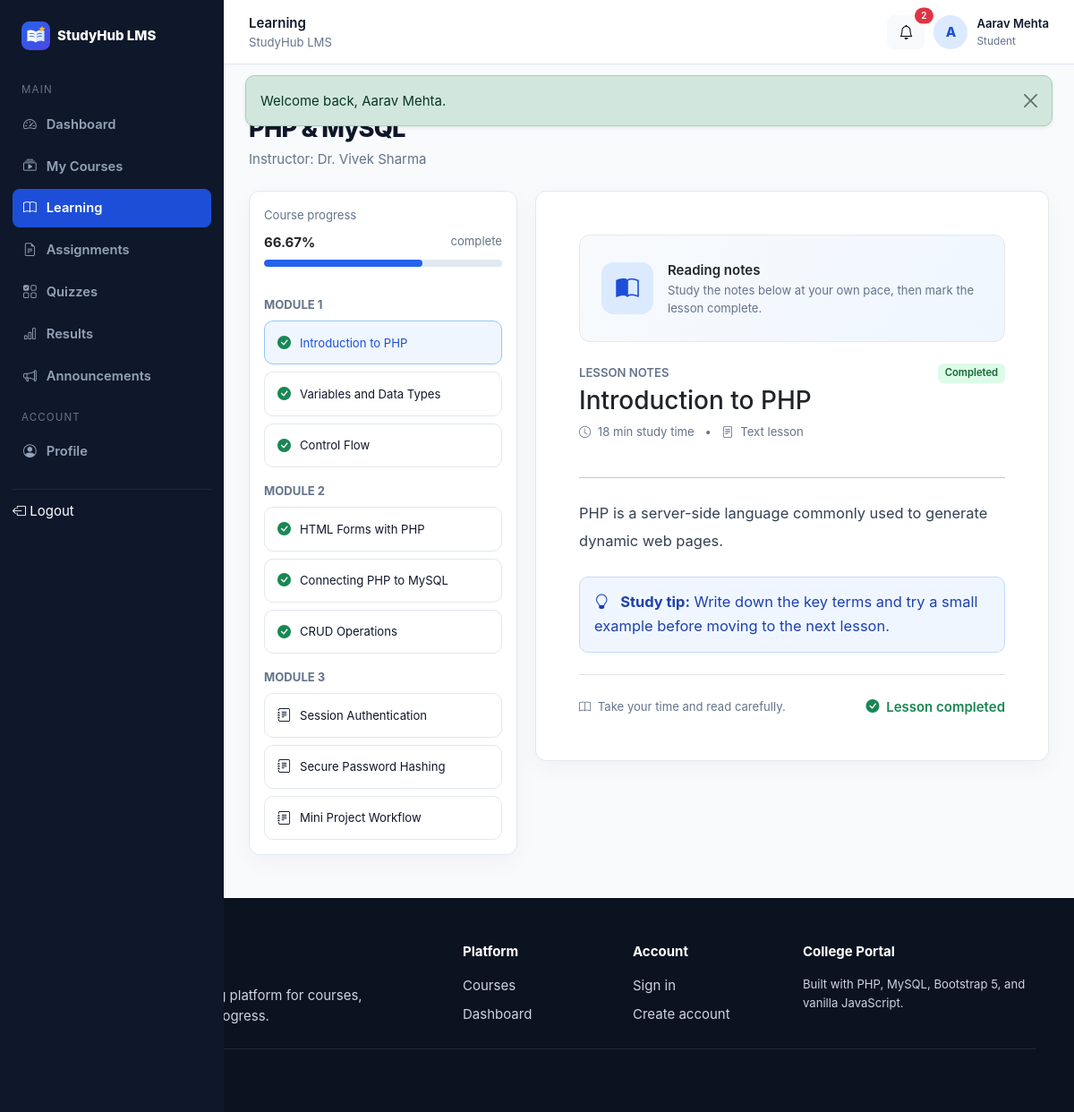
Page /student/learning.php?course_id=1 (signed in) on the committed database.
### tables this page shows
CREATE TABLE users (
  id INT UNSIGNED AUTO_INCREMENT PRIMARY KEY,
    
  full_name VARCHAR(120) NOT NULL,
    
  email VARCHAR(190) NOT NULL UNIQUE,
    
  password_hash VARCHAR(255) NOT NULL,
    
  role ENUM('admin',
    'teacher',
    'student') NOT NULL DEFAULT 'student',
    
  status ENUM('active',
    'inactive',
    'pending') NOT NULL DEFAULT 'active',
    
  enrollment_no VARCHAR(50) NULL UNIQUE,
    
  department VARCHAR(120) NULL,
    
  semester TINYINT UNSIGNED NULL,
    
  phone VARCHAR(20) NULL,
    
  bio TEXT NULL,
    
  avatar VARCHAR(255) NULL,
    
  created_at TIMESTAMP DEFAULT CURRENT_TIMESTAMP,
    
  updated_at TIMESTAMP DEFAULT CURRENT_TIMESTAMP ON
UPDATE CURRENT_TIMESTAMP
);

CREATE TABLE enrollments (
  id INT UNSIGNED AUTO_INCREMENT PRIMARY KEY,
    
  student_id INT UNSIGNED NOT NULL,
    
  course_id INT UNSIGNED NOT NULL,
    
  progress_percent DECIMAL(5,
    2) DEFAULT 0,
    
  enrolled_at TIMESTAMP DEFAULT CURRENT_TIMESTAMP,
    
  UNIQUE KEY uq_enrollment(student_id,
    course_id),
    
  CONSTRAINT fk_enroll_student FOREIGN KEY (student_id) REFERENCES users(id) ON DELETE CASCADE,
    
  CONSTRAINT fk_enroll_course FOREIGN KEY (course_id) REFERENCES courses(id) ON DELETE CASCADE
);

CREATE TABLE courses (
  id INT UNSIGNED AUTO_INCREMENT PRIMARY KEY,
    
  teacher_id INT UNSIGNED NOT NULL,
    
  category_id INT UNSIGNED NULL,
    
  title VARCHAR(180) NOT NULL,
    
  short_description VARCHAR(255) NULL,
    
  description TEXT NULL,
    
  thumbnail VARCHAR(255) NULL,
    
  level ENUM('Beginner',
    'Intermediate',
    'Advanced') DEFAULT 'Beginner',
    
  duration_hours DECIMAL(5,
    1) DEFAULT 0,
    
  status ENUM('draft',
    'published',
    'pending') DEFAULT 'draft',
    
  created_at TIMESTAMP DEFAULT CURRENT_TIMESTAMP,
    
  updated_at TIMESTAMP DEFAULT CURRENT_TIMESTAMP ON
UPDATE CURRENT_TIMESTAMP,
    
  CONSTRAINT fk_courses_teacher FOREIGN KEY (teacher_id) REFERENCES users(id) ON DELETE CASCADE,
    
  CONSTRAINT fk_courses_category FOREIGN KEY (category_id) REFERENCES categories(id) ON DELETE
SET NULL,
    
  INDEX idx_courses_status(status),
    INDEX idx_courses_teacher(teacher_id)
);

CREATE TABLE course_modules (
  id INT UNSIGNED AUTO_INCREMENT PRIMARY KEY,
    
  course_id INT UNSIGNED NOT NULL,
    
  title VARCHAR(180) NOT NULL,
    
  sort_order INT DEFAULT 0,
    
  CONSTRAINT fk_modules_course FOREIGN KEY (course_id) REFERENCES courses(id) ON DELETE CASCADE
);

CREATE TABLE lectures (
  id INT UNSIGNED AUTO_INCREMENT PRIMARY KEY,
    
  module_id INT UNSIGNED NOT NULL,
    
  title VARCHAR(180) NOT NULL,
    
  lesson_type ENUM('video',
    'article',
    'pdf',
    'link') DEFAULT 'article',
    
  content TEXT NULL,
    
  file_path VARCHAR(255) NULL,
    
  duration_minutes INT DEFAULT 0,
    
  sort_order INT DEFAULT 0,
    
  CONSTRAINT fk_lectures_module FOREIGN KEY (module_id) REFERENCES course_modules(id) ON DELETE CASCADE
);

### student/learning.php (the view, shortened to what this page needs)
<?php
$pageTitle = 'Learning';
require_once __DIR__ . '/../includes/auth.php';
require_role('student');
require_once __DIR__ . '/../includes/ui.php';
$id = (int) user()['id'];
$courseId = (int) ($_GET['course_id'] ?? 0);
$st = $pdo->prepare('SELECT c.*, u.full_name teacher, e.progress_percent FROM enrollments e JOIN courses c ON c.id=e.course_id JOIN users u ON u.id=c.teacher_id WHERE e.student_id=? AND c.id=?');
$st->execute([$id, $courseId]);
$course = $st->fetch();
$mods = $pdo->prepare('SELECT * FROM course_modules WHERE course_id=? ORDER BY sort_order,id');
$mods->execute([$courseId]);
$modules = $mods->fetchAll();
$allLectures = [];
foreach ($modules as &$m) {
    $ls = $pdo->prepare('SELECT l.*, COALESCE(lp.completed,0) completed FROM lectures l LEFT JOIN lesson_progress lp ON lp.lecture_id=l.id AND lp.student_id=? WHERE l.module_id=? ORDER BY l.sort_order,l.id');
    $ls->execute([$id, $m['id']]);
    $m['lectures'] = $ls->fetchAll();
    foreach ($m['lectures'] as $l) $allLectures[] = $l;
}
$lessonId = (int) ($_GET['lesson'] ?? ($allLectures[0]['id'] ?? 0));
$lesson = null;
foreach ($allLectures as $l) {
    if ((int) $l['id'] === $lessonId) {
        $lesson = $l;
        break;
    }
}
include __DIR__ . '/../includes/app_start.php';
?>
<div class="page-header">
  <div>
<div class="section-kicker mb-2">Now learning</div>
<h1><?= e($course['title'])?></h1>
<p>Instructor: <?= e($course['teacher'])?></p>
</div>
  <a class="btn btn-light" href="../course-details.php?id=<?= $courseId?>">Course details</a>
</div>
<div class="learning-layout">
  <aside class="module-nav">
    <div class="card p-3">
      <div class="small text-muted mb-2">Course progress</div>
      <div class="d-flex justify-content-between mb-2">
<strong><?= e((string) $course['progress_percent'])?>%</strong>
<span class="small text-muted">complete</span>
</div>
      <div class="progress mb-3">
<div class="progress-bar" style="width:<?= min(100, (float) $course['progress_percent'])?>%">
</div>
</div>
<?php
foreach ($modules as $m):?>
        <div class="small text-uppercase text-muted fw-bold mt-3 mb-2">Module <?= e($m['sort_order'])?></div>
<?php
foreach ($m['lectures'] as $l):?>
          <a class="module-item <?= ((int) $l['id'] === $lessonId ? 'active' : '')?>" href="learning.php?course_id=<?= $courseId?>&lesson=<?= $l['id']?>">
            <i class="bi bi-<?= $l['completed'] ? 'check-circle-fill text-success' : 'journal-text'?>">
</i>
<span class="small"><?= e($l['title'])?></span>
          </a>
<?php
endforeach;
?>
      <?php
endforeach;
?>
    </div>
  </aside>
  <section>
    <div class="card p-4 p-lg-5 reading-lesson-card">
      <div class="reading-banner mb-4">
        <div class="d-flex align-items-center gap-3">
          <div class="reading-icon">
<i class="bi bi-book-half">
</i>
</div>
          <div>
<div class="fw-semibold">Reading notes</div>
<div class="small text-muted">Study the notes below at your own pace, then mark the lesson complete.</div>
</div>
        </div>
      </div>
      <?php
if ($lesson):?>
        <div class="d-flex justify-content-between align-items-start gap-3 mb-3">
          <div>
<div class="small text-muted text-uppercase fw-semibold">Lesson notes</div>
<h2 class="h3 mt-1 mb-2"><?= e($lesson['title'])?></h2>
<div class="small text-muted">
<i class="bi bi-clock me-1">
</i><?= (int) ($lesson['duration_minutes'] ?? 0)?> min study time <span class="mx-2">•</span>
<i class="bi bi-file-text me-1">
</i>Text lesson</div>
</div>
<?php
if ($lesson['completed']):?><?= badgeSoft('Completed', 'success')?>
<?php
endif;
?>
        </div>
        <hr class="my-4">
        <article class="reading-content">
<?php
$noteText = trim((string) ($lesson['content'] ?? ''));
$paragraphs = preg_split('/\R\s*\R/', $noteText);
foreach ($paragraphs as $paragraph):
if (trim($paragraph) !== ''):?><p><?= nl2br(e(trim($paragraph)))?></p>
<?php
endif;
endforeach;
?>
          <div class="reading-tip mt-4">
<i class="bi bi-lightbulb me-2">
</i>
<strong>Study tip:</strong> Write down the key terms and try a small example before moving to the next lesson.</div>
        </article>
        <div class="d-flex flex-wrap justify-content-between align-items-center gap-2 border-top pt-4 mt-4">
          <span class="small text-muted">
<i class="bi bi-book me-1">
</i>Take your time and read carefully.</span>
<?php
if (!$lesson['completed']):?>
            <form method="post"><?= csrf_input()?><input type="hidden" name="action" value="complete">
<input type="hidden" name="lecture_id" value="<?= $lesson['id']?>">
<button class="btn btn-primary">
<i class="bi bi-check2-circle me-1">
</i>Mark as complete</button>
</form>
<?php
else:?>
            <span class="text-success fw-semibold">
<i class="bi bi-check-circle-fill me-1">
</i>Lesson completed</span>
<?php
endif;
?>
        </div>
<?php
endif;
?>
    </div>
  </section>
</div>
<?php
include __DIR__ . '/../includes/app_end.php';
?>

### includes/topbar.php (shortened to what this page needs)
<?php
$unreadStmt = $pdo->prepare('SELECT COUNT(*) FROM notifications WHERE user_id=? AND is_read=0');
$unreadStmt->execute([(int)$me['id']]);
$unread = (int)$unreadStmt->fetchColumn();
?>
<header class="app-topbar">
  <div class="d-flex align-items-center gap-3">
<div>
<div class="fw-semibold d-none d-md-block"><?= e($pageTitle)?></div>
<div class="small text-muted d-none d-md-block">StudyHub LMS</div>
</div>
</div>
  <div class="topbar-user">
<a class="btn btn-light position-relative" title="Announcements" href="announcements.php">
<i class="bi bi-bell">
</i>
<?php
if($unread>0):?><span class="position-absolute top-0 start-100 translate-middle badge rounded-pill bg-danger" style="font-size:.62rem"><?= $unread?></span>
<?php
endif;
?></a>
<div class="avatar"><?= e(strtoupper(substr($userName,0,1)))?></div>
<div class="d-none d-sm-block">
<div class="fw-semibold small"><?= e($userName)?></div>
<div class="text-muted" style="font-size:.74rem;text-transform:capitalize"><?= e($role)?></div>
</div>
</div>
</header>

### assets/css/style.css (style rules this page uses)
:root { --primary:#2563eb; --primary-dark:#1d4ed8; --success:#16a34a; --warning:#d97706; --danger:#dc2626; --bg:#f8fafc; --surface:#fff; --border:#e2e8f0; --text:#0f172a; --muted:#64748b; --sidebar:#0f172a; --sidebar-muted:#94a3b8; --radius:12px; }
* { box-sizing:border-box }
html,body { height:100% }
body { font-family:Inter,ui-sans-serif,system-ui,-apple-system,"Segoe UI",Roboto,Arial,sans-serif; background:var(--bg); color:var(--text); font-size:15px; line-height:1.55 }
a { text-decoration:none }
.text-muted { color:var(--muted)!important }
.card { border:1px solid var(--border); border-radius:var(--radius); box-shadow:0 8px 24px rgba(15,23,42,.04) }
.btn { border-radius:8px; font-weight:600 }
.badge { font-weight:600; padding:.45em .7em }
.section-kicker { font-size:.82rem; text-transform:uppercase; letter-spacing:.11em; color:var(--primary); font-weight:800 }
.app-topbar { height:72px; background:#fff; border-bottom:1px solid var(--border); display:flex; align-items:center; justify-content:space-between; padding:0 28px; position:sticky; top:0; z-index:1000 }
.topbar-user { display:flex; align-items:center; gap:10px }
.avatar { width:38px; height:38px; border-radius:50%; display:grid; place-items:center; background:#dbeafe; color:#1d4ed8; font-weight:800 }
.page-header { display:flex; justify-content:space-between; align-items:flex-start; gap:16px; margin-bottom:24px }
.page-header h1 { font-size:1.7rem; font-weight:800; letter-spacing:-.03em; margin:0 }
.page-header p { color:var(--muted); margin:5px 0 0 }
.progress { height:8px; background:#e2e8f0; border-radius:999px }
.progress-bar { background:var(--primary); border-radius:999px }
.learning-layout { display:grid; grid-template-columns:300px 1fr; gap:20px }
.module-nav { position:sticky; top:92px; align-self:start }
.module-item { border:1px solid var(--border); border-radius:10px; padding:12px 14px; display:flex; gap:10px; align-items:center; color:var(--text); background:#fff }
.module-item + .module-item { margin-top:8px }
.module-item.active { border-color:#93c5fd; background:#eff6ff; color:#1d4ed8 }
.reading-banner { min-height:120px; border:1px solid var(--border); border-radius:12px; background:linear-gradient(135deg,#f8fafc,#eff6ff); padding:24px; display:flex; align-items:center }
.reading-icon { width:58px; height:58px; border-radius:14px; background:#dbeafe; color:#1d4ed8; display:grid; place-items:center; font-size:1.6rem; flex-shrink:0 }
.reading-content { max-width:850px; line-height:1.85; font-size:1.02rem }
.reading-lesson-card { min-height:520px }
.reading-content { max-width:900px; color:#334155; font-size:1.03rem; line-height:1.9 }
.reading-content p { margin:0 0 1.1rem; white-space:normal }
.reading-tip { border:1px solid #bfdbfe; border-radius:10px; background:#eff6ff; color:#1e40af; padding:14px 16px; line-height:1.65 }

### rows in the picture
users: full_name "A", full_name "Aarav Mehta"
enrollments: course.title "PHP & MySQL", users.full_name "Dr. Vivek Sharma", progress_percent "66.67"
course_modules: sort_order "1"
lectures: title "Introduction to PHP", duration_minutes "18", content "PHP is a server-side language commonly used to generate dynamic web pages."
lectures: title "Variables and Data Types"
lectures: title "Control Flow"
course_modules: sort_order "2"
lectures: title "HTML Forms with PHP"
lectures: title "Connecting PHP to MySQL"
lectures: title "CRUD Operations"
course_modules: sort_order "3"
lectures: title "Session Authentication"
lectures: title "Secure Password Hashing"
lectures: title "Mini Project Workflow"

### other values in the picture
$f['message'] "Welcome back, Aarav Mehta."
$section "MAIN"
$label "Dashboard"
$label "My Courses"
$label "Learning"
$label "Assignments"
$label "Quizzes"
$label "Results"
$label "Announcements"
$section "ACCOUNT"
$label "Profile"
$pageTitle "Learning"
$unread "2"
$role "Student"
$text "Completed"
